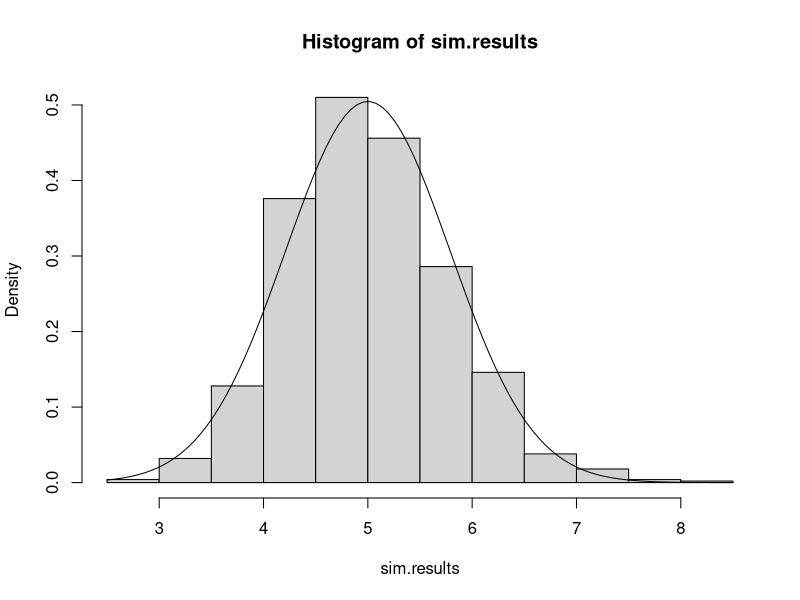
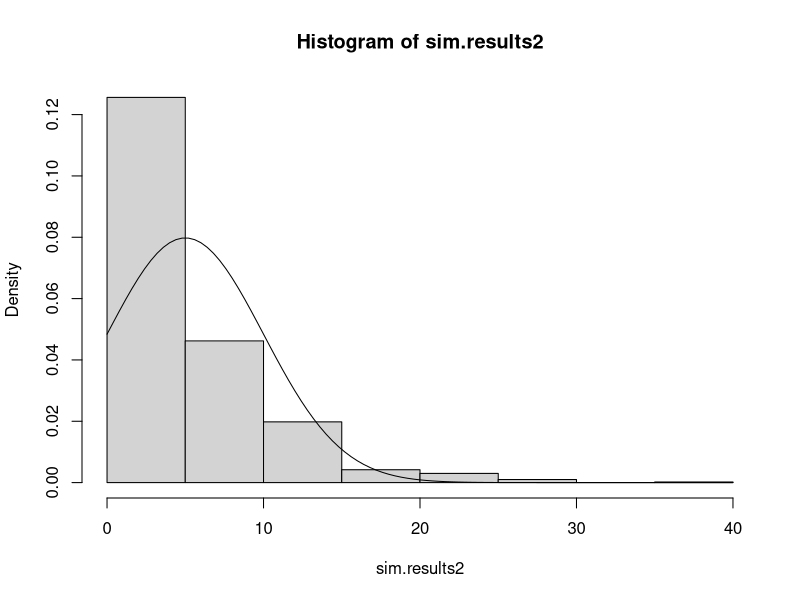

The R script that drew these images, in order:
# Coursera Data Science Specialization Course 6 Project 1 Script


# The purpose of this script is to satisfy the requirements of the project 1
# peer-graded assignment that is part of the Statistical Inference course
# within the Data Science Specialization on Coursera. As per the instructions
# the project will consist of the two parts outlined below.
#
# The first part is a simulation exercise which will simulate 1000 averages of
# 40 exponentials and then:
# 1. Show the sample mean and compare it to the theoretical mean of the
# distribution
# 2. Show how variable the sample is (via variance) and compare it to the
# theoretical variance of the distribution
# 3a. Show that the distribution is approximately normal
# 3b. Focus on the difference between the distribution of a large collection of
# random exponentials and the distribution of a large collection of averages of
# 40 exponentials. (Show the effect of the Central Limit Theorem)
#
# The second part focuses on basic inferential data analysis. The steps are:
# 1. Load the ToothGrowth data and perform some basic exploratory data analysis
# 2. Provide a basic summary of the data
# 3. Use confidence intervals and/or hypothesis tests to compare tooth growth by
# supp and dose.
# 4. State your conclusions and the assumptions needed for your conclusions


#library(dplyr)


# Part 1) Simulation Exercise

# Define a function which takes the mean of exponentials
MeanOfExponentials <- function(n.obs, lambda) {
  # Takes the mean of exponentials from the rexp() function
  #
  # Args:
  #   n.obs: The number of observations variable, passed to rexp()
  #   lambda: The rate variable of the exponential, passed to rexp()
  #
  # Returns:
  #   The mean of the exponentials
  exp.mean <- mean(rexp(n.obs, lambda))
  return(exp.mean)
}

# Perform simulation
set.seed(190205)  # Set seed for reproducibility
# The instructions specify 1000 simulations of 40 exponentials with rate 0.2
n <- 40  # Set the number of observations per simulation
lambda <- 0.2  # Set the rate
sim.results <- replicate(1000, MeanOfExponentials(n, lambda))  # Do 1000 sims

# 1. Show the sample mean and compare it to the theoretical mean
sample.mean <- mean(sim.results)  # 4.99928
theoretical.mean <- 1/lambda  # 5
# The sample mean of 4.999 is very close to the theoretical mean of 5

# 2. Show the sample variance and compare it to the theoretical variance
sample.variance <- var(sim.results)  # 0.59796
theoretical.variance <- 1/(n * lambda^2)  # 0.625
# The sample variance of 0.598 is fairly close to the theoretical variance

# 3a. Show that the distribution is approximately normal
hist(sim.results, freq = FALSE)  # Plot the simulation results by probability
# Next a line representing a normal distribution will be overlaid on this plot
curve(dnorm(x, mean = theoretical.mean, sd = sqrt(theoretical.variance)),
      add = TRUE)
# curve() plots a function of x. dnorm() is the expression for the normal
# distribution, and here it is written as a function of x. dnorm() is scaled to
# the theoretical mean and standard deviation of this situation. In the plot it
# is easy to see that the simulation closely follows a normal distribution.

# 3b. Show the effect of the Central Limit Theorem

# Run another simulation, but without taking the mean or many observations
sim.results2 <- replicate(1000, rexp(1, lambda))  # Do 1000 sims of 1 obs
theoretical.variance2 <- 1/(lambda^2)  # 25

# Plot the simulation results by probability
hist(sim.results2, freq = FALSE)
curve(dnorm(x, mean = theoretical.mean, sd = sqrt(theoretical.variance2)),
      add = TRUE)  # Add the corresponding normal curve
# Clearly the simulation will follow the underlying distribution (exponential),
# so the normal curve does not fit as well in this plot, and the variance is
# much higher. This shows the power of the CLT, that by taking the mean and
# taking large samples the distribution becomes more normal.

